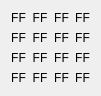
   <widget class="QWidget" name="gridLayoutWidget_5">
    <property name="geometry">
     <rect>
      <x>390</x>
      <y>50</y>
      <width>101</width>
      <height>91</height>
     </rect>
    </property>
    <layout class="QGridLayout" name="layoutOutputMatrix">
     <item row="2" column="3">
      <widget class="QLabel" name="outputByte13">
       <property name="font">
        <font>
         <kerning>true</kerning>
        </font>
       </property>
       <property name="layoutDirection">
        <enum>Qt::LeftToRight</enum>
       </property>
       <property name="text">
        <string>FF</string>
       </property>
       <property name="alignment">
        <set>Qt::AlignCenter</set>
       </property>
      </widget>
     </item>
     <item row="4" column="3">
      <widget class="QLabel" name="outputByte15">
       <property name="font">
        <font>
         <kerning>true</kerning>
        </font>
       </property>
       <property name="layoutDirection">
        <enum>Qt::LeftToRight</enum>
       </property>
       <property name="text">
        <string>FF</string>
       </property>
       <property name="alignment">
        <set>Qt::AlignCenter</set>
       </property>
      </widget>
     </item>
     <item row="1" column="3">
      <widget class="QLabel" name="outputByte12">
       <property name="font">
        <font>
         <kerning>true</kerning>
        </font>
       </property>
       <property name="layoutDirection">
        <enum>Qt::LeftToRight</enum>
       </property>
       <property name="text">
        <string>FF</string>
       </property>
       <property name="alignment">
        <set>Qt::AlignCenter</set>
       </property>
      </widget>
     </item>
     <item row="3" column="3">
      <widget class="QLabel" name="outputByte14">
       <property name="font">
        <font>
         <kerning>true</kerning>
        </font>
       </property>
       <property name="layoutDirection">
        <enum>Qt::LeftToRight</enum>
       </property>
       <property name="text">
        <string>FF</string>
       </property>
       <property name="alignment">
        <set>Qt::AlignCenter</set>
       </property>
      </widget>
     </item>
     <item row="2" column="2">
      <widget class="QLabel" name="outputByte09">
       <property name="font">
        <font>
         <kerning>true</kerning>
        </font>
       </property>
       <property name="layoutDirection">
        <enum>Qt::LeftToRight</enum>
       </property>
       <property name="text">
        <string>FF</string>
       </property>
       <property name="alignment">
        <set>Qt::AlignCenter</set>
       </property>
      </widget>
     </item>
     <item row="3" column="2">
      <widget class="QLabel" name="outputByte10">
       <property name="font">
        <font>
         <kerning>true</kerning>
        </font>
       </property>
       <property name="layoutDirection">
        <enum>Qt::LeftToRight</enum>
       </property>
       <property name="text">
        <string>FF</string>
       </property>
       <property name="alignment">
        <set>Qt::AlignCenter</set>
       </property>
      </widget>
     </item>
     <item row="4" column="2">
      <widget class="QLabel" name="outputByte11">
       <property name="font">
        <font>
         <kerning>true</kerning>
        </font>
       </property>
       <property name="layoutDirection">
        <enum>Qt::LeftToRight</enum>
       </property>
       <property name="text">
        <string>FF</string>
       </property>
       <property name="alignment">
        <set>Qt::AlignCenter</set>
       </property>
      </widget>
     </item>
     <item row="1" column="2">
      <widget class="QLabel" name="outputByte08">
       <property name="font">
        <font>
         <kerning>true</kerning>
        </font>
       </property>
       <property name="layoutDirection">
        <enum>Qt::LeftToRight</enum>
       </property>
       <property name="text">
        <string>FF</string>
       </property>
       <property name="alignment">
        <set>Qt::AlignCenter</set>
       </property>
      </widget>
     </item>
     <item row="2" column="1">
      <widget class="QLabel" name="outputByte05">
       <property name="font">
        <font>
         <kerning>true</kerning>
        </font>
       </property>
       <property name="layoutDirection">
        <enum>Qt::LeftToRight</enum>
       </property>
       <property name="text">
        <string>FF</string>
       </property>
       <property name="alignment">
        <set>Qt::AlignCenter</set>
       </property>
      </widget>
     </item>
     <item row="3" column="1">
      <widget class="QLabel" name="outputByte06">
       <property name="font">
        <font>
         <kerning>true</kerning>
        </font>
       </property>
       <property name="layoutDirection">
        <enum>Qt::LeftToRight</enum>
       </property>
       <property name="text">
        <string>FF</string>
       </property>
       <property name="alignment">
        <set>Qt::AlignCenter</set>
       </property>
      </widget>
     </item>
     <item row="4" column="1">
      <widget class="QLabel" name="outputByte07">
       <property name="font">
        <font>
         <kerning>true</kerning>
        </font>
       </property>
       <property name="layoutDirection">
        <enum>Qt::LeftToRight</enum>
       </property>
       <property name="text">
        <string>FF</string>
       </property>
       <property name="alignment">
        <set>Qt::AlignCenter</set>
       </property>
      </widget>
     </item>
     <item row="1" column="1">
      <widget class="QLabel" name="outputByte04">
       <property name="font">
        <font>
         <kerning>true</kerning>
        </font>
       </property>
       <property name="layoutDirection">
        <enum>Qt::LeftToRight</enum>
       </property>
       <property name="text">
        <string>FF</string>
       </property>
       <property name="alignment">
        <set>Qt::AlignCenter</set>
       </property>
      </widget>
     </item>
     <item row="1" column="0">
      <widget class="QLabel" name="outputByte00">
       <property name="font">
        <font>
         <kerning>true</kerning>
        </font>
       </property>
       <property name="layoutDirection">
        <enum>Qt::LeftToRight</enum>
       </property>
       <property name="text">
        <string>FF</string>
       </property>
       <property name="alignment">
        <set>Qt::AlignCenter</set>
       </property>
      </widget>
     </item>
     <item row="2" column="0">
      <widget class="QLabel" name="outputByte01">
       <property name="font">
        <font>
         <kerning>true</kerning>
        </font>
       </property>
       <property name="layoutDirection">
        <enum>Qt::LeftToRight</enum>
       </property>
       <property name="text">
        <string>FF</string>
       </property>
       <property name="alignment">
        <set>Qt::AlignCenter</set>
       </property>
      </widget>
     </item>
     <item row="3" column="0">
      <widget class="QLabel" name="outputByte02">
       <property name="font">
        <font>
         <kerning>true</kerning>
        </font>
       </property>
       <property name="layoutDirection">
        <enum>Qt::LeftToRight</enum>
       </property>
       <property name="text">
        <string>FF</string>
       </property>
       <property name="alignment">
        <set>Qt::AlignCenter</set>
       </property>
      </widget>
     </item>
     <item row="4" column="0">
      <widget class="QLabel" name="outputByte03">
       <property name="font">
        <font>
         <kerning>true</kerning>
        </font>
       </property>
       <property name="layoutDirection">
        <enum>Qt::LeftToRight</enum>
       </property>
       <property name="text">
        <string>FF</string>
       </property>
       <property name="alignment">
        <set>Qt::AlignCenter</set>
       </property>
      </widget>
     </item>
    </layout>
   </widget>
